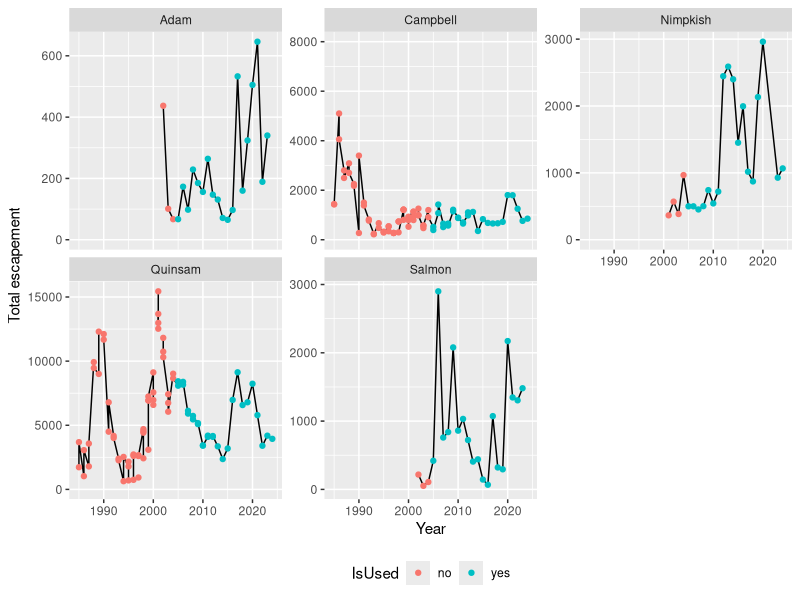

Here is the R script that generated this plot:


library(tidyverse)

# To update with Upper SoG escapement (Quinsam, Campbell, Adam, Salmon, Nimpkish) data once available


# Load the Excel file
dfa <- readxl::read_excel(
  file.path("data", "SOG_N_Escapement-Salmon_Adam_Nimpkish.xlsx"),
  sheet = "Data")
# Define the prefixes to match
prefixes <- c("Adam", "Nimpkish", "Salmon")

# Filter rows where Description starts with any of the prefixes (case-insensitive)
filtered_dfa <- dfa %>%
  filter(str_starts(Description, prefixes[1]) |
           str_starts(Description, prefixes[2]) |
           str_starts(Description, prefixes[3])) %>%
  mutate(Description = case_when( str_starts(Description, prefixes[1]) ~ prefixes[1],
    str_starts(Description, prefixes[2]) ~ prefixes[2],
    str_starts(Description, prefixes[3]) ~ prefixes[3])) %>%
  rename(year = "Analysis Year") %>%
  rename(escapement="Max Estimate") %>%
  rename(pop="Description") %>%
  mutate(IsUsed = ifelse(year < 2005, "no", "yes")) %>%
  select(year, escapement, pop, IsUsed)



# Load the Excel file
dfb <- readxl::read_excel(
  file.path("data", "Quinsam", "fsar-sog-cn-cq-nuseds.xlsx"),
  sheet = "Data")
# Define the prefixes to match
prefixes <- c("Quinsam", "Campbell")

# Filter rows where Description starts with any of the prefixes (case-insensitive)
filtered_dfb <- dfb %>%
  rename(WaterbodyName = "Waterbody Name") %>%
  filter(str_starts(str_to_lower(WaterbodyName), str_to_lower(prefixes[1])) |
           str_starts(str_to_lower(WaterbodyName), str_to_lower(prefixes[2]))) %>%
  mutate(WaterbodyName = case_when( str_starts(str_to_lower(WaterbodyName), str_to_lower(prefixes[1])) ~ prefixes[1],
                                  str_starts(str_to_lower(WaterbodyName), str_to_lower(prefixes[2])) ~ prefixes[2])) %>%
  rename(year = "Analysis Year") %>%
  rename(escapement="Max Estimate") %>%
  rename(pop="WaterbodyName") %>%
  mutate(IsUsed = ifelse(year < 2005, "no", "yes")) %>%
  select(year, escapement, pop, IsUsed)

filtered_df <- bind_rows(filtered_dfa, filtered_dfb)

  # right_join(
  #   full_table %>% filter(Age == 1) %>% select(BROOD_YEAR),
  #   by = c("year" = "BROOD_YEAR")
  # )

g <- filtered_df %>%
  ggplot(aes(year, escapement)) +
  geom_line() +
  labs(x = "Year", y = "Total escapement") +
  #   scale_shape_manual(values = c(16, 1)) +
  facet_wrap(vars(pop), scales = "free_y", ncol = 3) +
  expand_limits(y = 0) +
  xlim(1985,2024) +
  geom_point(aes(col = IsUsed)) +
  theme(legend.position = 'bottom')

ggsave("figures/total_escapement.png", g, height = 6, width = 7)

# esc <- readr::read_csv("data/R-OUT_infilled_indicators_escapement_timeseries.csv")
#
# g <- esc %>%
#   mutate(river = gsub("_", " ", river) %>% stringr::str_to_title()) %>%
#   mutate(`Infill?` = ifelse(is.na(infill), "No", "Yes")) %>%
#   ggplot(aes(year, escapement)) +
#   geom_line() +
#   geom_point(aes(shape = `Infill?`)) +
#   labs(x = "Year", y = "Total escapement") +
#   scale_shape_manual(values = c(16, 1)) +
#   facet_wrap(vars(river), scales = "free_y", ncol = 3) +
#   expand_limits(y = 0) +
#   theme(legend.position = 'bottom')
# ggsave("figures/total_escapement.png", g, height = 9, width = 7)
